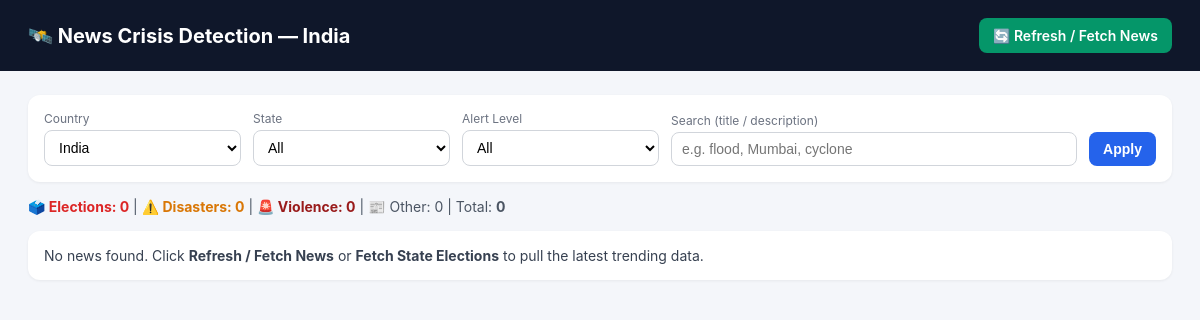
The app's page /, older data.
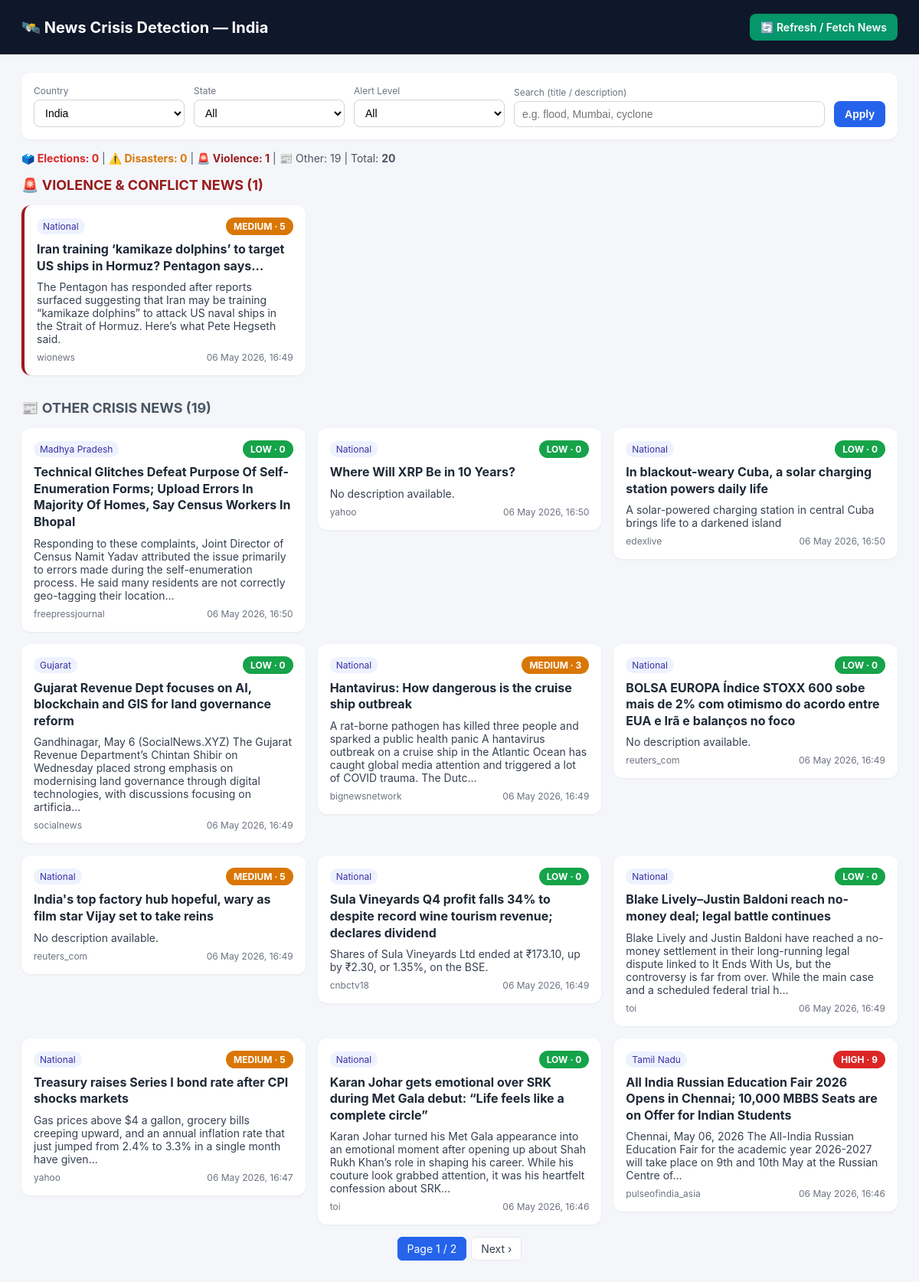
The same page, newer data.
### crisis/models.py (models this page shows, shortened)
class News(models.Model):
    ALERT_CHOICES = [
        ("LOW", "LOW"),
        ("MEDIUM", "MEDIUM"),
        ("HIGH", "HIGH"),
    ]
    title = models.CharField(max_length=500, unique=True)
    description = models.TextField(blank=True, null=True)
    source = models.CharField(max_length=200, blank=True, null=True)
    published_at = models.DateTimeField(blank=True, null=True)
    content = models.TextField(blank=True, null=True)
    url = models.URLField(blank=True, null=True)
    country = models.CharField(max_length=100, default="India")
    state = models.CharField(max_length=100, default="National")
    risk_score = models.IntegerField(default=0)
    alert_level = models.CharField(max_length=10, choices=ALERT_CHOICES, default="LOW")
    created_at = models.DateTimeField(auto_now_add=True)
    class Meta:
        ordering = ["-published_at", "-created_at"]
        verbose_name_plural = "News"

### crisis/views.py (the view, shortened to what this page needs)
# urls.py: path("", views.dashboard, name="dashboard"),
def dashboard(request):
    qs = News.objects.all().order_by("-published_at", "-created_at")
    country = request.GET.get("country", "India")
    state = request.GET.get("state", "All")
    alert = request.GET.get("alert", "")
    q = request.GET.get("q", "").strip()
    if country and country != "India":
        qs = qs.filter(country__iexact=country)
    if alert and alert in ("LOW", "MEDIUM", "HIGH"):
        qs = qs.filter(alert_level=alert)
    if q:
        qs = qs.filter(
            Q(title__icontains=q) |
            Q(description__icontains=q) |
            Q(content__icontains=q)
        )
    if not (state not in ("", "All") or alert or q):
        time_threshold = timezone.now() - timedelta(hours=2)
        qs = qs.filter(created_at__gte=time_threshold)
    election_keywords = Q(title__icontains="election") | Q(title__icontains="politics") | \
                       Q(title__icontains="campaign") | Q(title__icontains="voting") | \
                       Q(title__icontains="candidate") | Q(title__icontains="parliament") | \
                       Q(description__icontains="election") | Q(description__icontains="politics")
    disaster_keywords = Q(title__icontains="flood") | Q(title__icontains="earthquake") | \
                       Q(title__icontains="cyclone") | Q(title__icontains="disaster") | \
                       Q(title__icontains="fire") | Q(title__icontains="landslide") | \
                       Q(title__icontains="storm") | Q(title__icontains="drought") | \
                       Q(description__icontains="flood") | Q(description__icontains="earthquake")
    violence_keywords = Q(title__icontains="violence") | Q(title__icontains="attack") | \
                       Q(title__icontains="conflict") | Q(title__icontains="protest") | \
                       Q(title__icontains="riot") | Q(title__icontains="shooting") | \
                       Q(description__icontains="violence") | Q(description__icontains="attack")
    election_news = qs.filter(election_keywords)
    disaster_news = qs.filter(disaster_keywords).exclude(election_keywords)
    violence_news = qs.filter(violence_keywords).exclude(election_keywords).exclude(disaster_keywords)
    other_news = qs.exclude(election_keywords).exclude(disaster_keywords).exclude(violence_keywords)
    election_paginator = Paginator(election_news, 12)
    election_page_obj = election_paginator.get_page(request.GET.get("election_page", 1))
    disaster_paginator = Paginator(disaster_news, 12)
    disaster_page_obj = disaster_paginator.get_page(request.GET.get("disaster_page", 1))
    violence_paginator = Paginator(violence_news, 12)
    violence_page_obj = violence_paginator.get_page(request.GET.get("violence_page", 1))
    other_paginator = Paginator(other_news, 12)
    other_page_obj = other_paginator.get_page(request.GET.get("other_page", 1))
    context = {
        "election_page_obj": election_page_obj,
        "disaster_page_obj": disaster_page_obj,
        "violence_page_obj": violence_page_obj,
        "other_page_obj": other_page_obj,
        "states": ["All"] + INDIAN_STATES + ["National"],
        "selected_country": country,
        "selected_state": state or "All",
        "selected_alert": alert or "",
        "query": q,
        "total": qs.count(),
        "election_total": election_news.count(),
        "disaster_total": disaster_news.count(),
        "violence_total": violence_news.count(),
        "other_total": other_news.count(),
    }
    return render(request, "dashboard.html", context)

### crisis/templates/dashboard.html (shortened to what this page needs)
<!DOCTYPE html>
<html lang="en">
<head>
</head>
<body>
  <header>
    <h1>🛰️ News Crisis Detection — India</h1>
    <a href="{% url 'fetch_news' %}" class="btn btn-refresh">
      🔄 Refresh / Fetch News
    </a>
  </header>
  <div class="container">
    <form class="filters" method="get">
      <div>
        <label>Country</label>
        <select name="country">
          <option value="India"
            {% if selected_country == "India" %}
              selected
            {% endif %}
          >
            India
          </option>
        </select>
      </div>
      <div>
        <label>State</label>
        <select name="state">
          {% for s in states %}
            <option value="{{ s }}"
              {% if selected_state == s %}
                selected
              {% endif %}
            >
              {{ s }}
            </option>
          {% endfor %}
        </select>
      </div>
      <div>
        <label>Alert Level</label>
        <select name="alert">
          <option value="">All</option>
        </select>
      </div>
      <div style="grid-column: span 2;">
        <label>Search (title / description)</label>
        <input
          type="text"
          name="q"
          value="{{ query }}"
          placeholder="e.g. flood, Mumbai, cyclone"
        />
      </div>
      <div>
        <button type="submit" class="btn btn-primary">
          Apply
        </button>
      </div>
    </form>
    <div class="meta">
      <div style="display: flex; justify-content: space-between; align-items: center;">
        <div>
          <strong style="color: #dc2626;">🗳️ Elections: {{ election_total }}</strong> |
          <strong style="color: #d97706;">⚠️ Disasters: {{ disaster_total }}</strong> |
          <strong style="color: #991b1b;">🚨 Violence: {{ violence_total }}</strong> |
          📰 Other: {{ other_total }} |
          Total: <strong>{{ total }}</strong>
        </div>
      </div>
    </div>
    {% if violence_page_obj %}
      <div style="margin-bottom: 32px;">
        <h2 style="color: #991b1b; margin: 16px 0; font-size: 18px;">🚨 VIOLENCE & CONFLICT NEWS ({{ violence_total }})</h2>
        <div class="grid">
          {% for n in violence_page_obj %}
            <a href="{{ n.url }}"
               target="_blank"
               style="text-decoration: none; color: inherit;">
              <div class="card" style="border-left: 4px solid #991b1b;">
                <div class="row">
                  <span class="pill">{{ n.state }}</span>
                  <span class="badge {{ n.alert_level }}">
                    {{ n.alert_level }} · {{ n.risk_score }}
                  </span>
                </div>
                <h3>{{ n.title }}</h3>
                <p>
                  {{ n.description|default:"No description available."|truncatechars:220 }}
                </p>
                <div class="row">
                  <span>{{ n.source|default:"unknown" }}</span>
                  <span>
                    {{ n.published_at|date:"d M Y, H:i" }}
                  </span>
                </div>
              </div>
            </a>
          {% empty %}
            <div class="card">
              <p>No violence news found.</p>
            </div>
          {% endfor %}
        </div>
      </div>
    {% endif %}
    {% if other_page_obj %}
      <div style="margin-bottom: 32px;">
        <h2 style="margin: 16px 0; font-size: 18px; color: #4b5563;">📰 OTHER CRISIS NEWS ({{ other_total }})</h2>
        <div class="grid">
          {% for n in other_page_obj %}
            <a href="{{ n.url }}"
               target="_blank"
               style="text-decoration: none; color: inherit;">
              <div class="card">
                <div class="row">
                  <span class="pill">{{ n.state }}</span>
                  <span class="badge {{ n.alert_level }}">
                    {{ n.alert_level }} · {{ n.risk_score }}
                  </span>
                </div>
                <h3>{{ n.title }}</h3>
                <p>
                  {{ n.description|default:"No description available."|truncatechars:220 }}
                </p>
                <div class="row">
                  <span>{{ n.source|default:"unknown" }}</span>
                  <span>
                    {{ n.published_at|date:"d M Y, H:i" }}
                  </span>
                </div>
              </div>
            </a>
          {% empty %}
            <div class="card">
              <p>No other news found.</p>
            </div>
          {% endfor %}
        </div>
        {% if other_page_obj.paginator.num_pages > 1 %}
          <div class="pagination" style="margin: 16px 0;">
            <span class="current">
              Page {{ other_page_obj.number }} / {{ other_page_obj.paginator.num_pages }}
            </span>
            {% if other_page_obj.has_next %}
              <a href="?{% if query %}q={{ query }}&{% endif %}country={{ selected_country }}&state={{ selected_state }}&alert={{ selected_alert }}&other_page={{ other_page_obj.next_page_number }}">
                Next ›
              </a>
            {% endif %}
          </div>
        {% endif %}
      </div>
    {% endif %}
    {% if not election_page_obj and not disaster_page_obj and not violence_page_obj and not other_page_obj %}
      <div class="card">
        <p>
          No news found. Click <strong>Refresh / Fetch News</strong> or
          <strong>Fetch State Elections</strong> to pull the latest trending data.
        </p>
      </div>
    {% endif %}
  </div>
</body>
</html>

### crisis/templates/dashboard.html (style rules this page uses)
* { box-sizing: border-box; }
body { font-family: -apple-system, Segoe UI, Roboto, Arial, sans-serif; margin: 0; background: #f4f6fa; color: #1f2937; }
header { background: #0f172a; color: #fff; padding: 18px 28px; display: flex; align-items: center; justify-content: space-between; }
header h1 { margin: 0; font-size: 20px; }
.container { padding: 24px 28px; }
form.filters { background: #fff; padding: 16px; border-radius: 12px; box-shadow: 0 1px 3px rgba(0,0,0,.06); display: grid; grid-template-columns: repeat(5, 1fr) auto; gap: 12px; align-items: end; }
label { font-size: 12px; color: #6b7280; display: block; margin-bottom: 4px; }
select, input[type=text] { width: 100%; padding: 8px 10px; border: 1px solid #d1d5db; border-radius: 8px; font-size: 14px; background: #fff; }
.btn { padding: 9px 14px; border-radius: 8px; border: 0; cursor: pointer; font-weight: 600; font-size: 14px; text-decoration: none; display: inline-block; }
.btn-primary { background: #2563eb; color: #fff; }
.btn-refresh { background: #059669; color: #fff; margin-left: 8px; }
.meta { margin: 16px 0; color: #4b5563; font-size: 14px; }
.grid { display: grid; grid-template-columns: repeat(auto-fill, minmax(320px, 1fr)); gap: 16px; }
.card { background: #fff; border-radius: 12px; padding: 16px; box-shadow: 0 1px 3px rgba(0,0,0,.06); display: flex; flex-direction: column; gap: 8px; transition: 0.2s ease; }
.card h3 { margin: 0; font-size: 16px; line-height: 1.35; }
.card p { margin: 0; font-size: 14px; color: #374151; }
.row { display: flex; justify-content: space-between; align-items: center; font-size: 12px; color: #6b7280; }
.badge { padding: 4px 10px; border-radius: 999px; color: #fff; font-size: 12px; font-weight: 700; }
.LOW { background: #16a34a; }
.MEDIUM { background: #d97706; }
.HIGH { background: #dc2626; }
.pill { background: #eef2ff; color: #3730a3; padding: 3px 8px; border-radius: 999px; font-size: 12px; }
.pagination { display: flex; gap: 6px; justify-content: center; margin-top: 24px; }
.pagination a, .pagination span { padding: 6px 12px; border-radius: 6px; background: #fff; border: 1px solid #e5e7eb; text-decoration: none; color: #374151; font-size: 14px; }
.pagination .current { background: #2563eb; color: #fff; border-color: #2563eb; }

Row changes from the older to the newer data that the page shows:
added News: state "National", alert_level "MEDIUM", risk_score "5", title "Iran training ‘kamikaze dolphins’ to target US ships in Hormuz? Pentagon says...", description "The Pentagon has responded after reports surfaced suggesting that Iran may be training “kamikaze dolphins” to attack US naval ships in the Strait of Hormuz. Here’s what Pete Hegseth said.", source "wionews", published_at "06 May 2026, 16:49", shown under "🚨 VIOLENCE & CONFLICT NEWS (1)"
added News: state "Madhya Pradesh", alert_level "LOW", risk_score "0", title "Technical Glitches Defeat Purpose Of Self-Enumeration Forms; Upload Errors In Majority Of Homes, Say Census Workers In Bhopal", description "Responding to these complaints, Joint Director of Census Namit Yadav attributed the issue primarily to errors made during the self-enumeration process. He said many residents are not correctly geo-tagging their location…", source "freepressjournal", published_at "06 May 2026, 16:50", shown under "📰 OTHER CRISIS NEWS (19)"
added News: state "National", alert_level "LOW", risk_score "0", title "Where Will XRP Be in 10 Years?", description "No description available.", source "yahoo", published_at "06 May 2026, 16:50", shown under "📰 OTHER CRISIS NEWS (19)"
added News: state "National", alert_level "LOW", risk_score "0", title "In blackout-weary Cuba, a solar charging station powers daily life", description "A solar-powered charging station in central Cuba brings life to a darkened island", source "edexlive", published_at "06 May 2026, 16:50", shown under "📰 OTHER CRISIS NEWS (19)"
added News: state "Gujarat", alert_level "LOW", risk_score "0", title "Gujarat Revenue Dept focuses on AI, blockchain and GIS for land governance reform", description "Gandhinagar, May 6 (SocialNews.XYZ) The Gujarat Revenue Department’s Chintan Shibir on Wednesday placed strong emphasis on modernising land governance through digital technologies, with discussions focusing on artificia…", source "socialnews", published_at "06 May 2026, 16:49", shown under "📰 OTHER CRISIS NEWS (19)"
added News: state "National", alert_level "MEDIUM", risk_score "3", title "Hantavirus: How dangerous is the cruise ship outbreak", description "A rat-borne pathogen has killed three people and sparked a public health panic A hantavirus outbreak on a cruise ship in the Atlantic Ocean has caught global media attention and triggered a lot of COVID trauma. The Dutc…", source "bignewsnetwork", published_at "06 May 2026, 16:49", shown under "📰 OTHER CRISIS NEWS (19)"
added News: state "National", alert_level "LOW", risk_score "0", title "BOLSA EUROPA Índice STOXX 600 sobe mais de 2% com otimismo do acordo entre EUA e Irã e balanços no foco", description "No description available.", source "reuters_com", published_at "06 May 2026, 16:49", shown under "📰 OTHER CRISIS NEWS (19)"
added News: state "National", alert_level "MEDIUM", risk_score "5", title "India's top factory hub hopeful, wary as film star Vijay set to take reins", description "No description available.", source "reuters_com", published_at "06 May 2026, 16:49", shown under "📰 OTHER CRISIS NEWS (19)"
added News: state "National", alert_level "LOW", risk_score "0", title "Sula Vineyards Q4 profit falls 34% to despite record wine tourism revenue; declares dividend", description "Shares of Sula Vineyards Ltd ended at ₹173.10, up by ₹2.30, or 1.35%, on the BSE.", source "cnbctv18", published_at "06 May 2026, 16:49", shown under "📰 OTHER CRISIS NEWS (19)"
added News: state "National", alert_level "LOW", risk_score "0", title "Blake Lively–Justin Baldoni reach no-money deal; legal battle continues", description "Blake Lively and Justin Baldoni have reached a no-money settlement in their long-running legal dispute linked to It Ends With Us, but the controversy is far from over. While the main case and a scheduled federal trial h…", source "toi", published_at "06 May 2026, 16:49", shown under "📰 OTHER CRISIS NEWS (19)"
added News: state "National", alert_level "MEDIUM", risk_score "5", title "Treasury raises Series I bond rate after CPI shocks markets", description "Gas prices above $4 a gallon, grocery bills creeping upward, and an annual inflation rate that just jumped from 2.4% to 3.3% in a single month have given...", source "yahoo", published_at "06 May 2026, 16:47", shown under "📰 OTHER CRISIS NEWS (19)"
added News: state "National", alert_level "LOW", risk_score "0", title "Karan Johar gets emotional over SRK during Met Gala debut: “Life feels like a complete circle”", description "Karan Johar turned his Met Gala appearance into an emotional moment after opening up about Shah Rukh Khan’s role in shaping his career. While his couture look grabbed attention, it was his heartfelt confession about SRK…", source "toi", published_at "06 May 2026, 16:46", shown under "📰 OTHER CRISIS NEWS (19)"
added News: state "Tamil Nadu", alert_level "HIGH", risk_score "9", title "All India Russian Education Fair 2026 Opens in Chennai; 10,000 MBBS Seats are on Offer for Indian Students", description "Chennai, May 06, 2026 The All-India Russian Education Fair for the academic year 2026-2027 will take place on 9th and 10th May at the Russian Centre of...", source "pulseofindia_asia", published_at "06 May 2026, 16:46", shown under "📰 OTHER CRISIS NEWS (19)"
Text that changed along with them:
{{ violence_total }}: "0" → "1"
{{ other_total }}: "0" → "19"
{{ total }}: "0" → "20"
{{ violence_total }}: (not shown) → "1"
{{ other_total }}: (not shown) → "19"
{{ other_page_obj.number }}: (not shown) → "1"
{{ other_page_obj.paginator.num_pages }}: (not shown) → "2"
text no longer shown: "No news found. Click Refresh / Fetch News or Fetch State Elections to pull the latest trending data."
text now shown: "🚨 VIOLENCE & CONFLICT NEWS ( ) 📰 OTHER CRISIS NEWS ( ) Page / Next ›"
